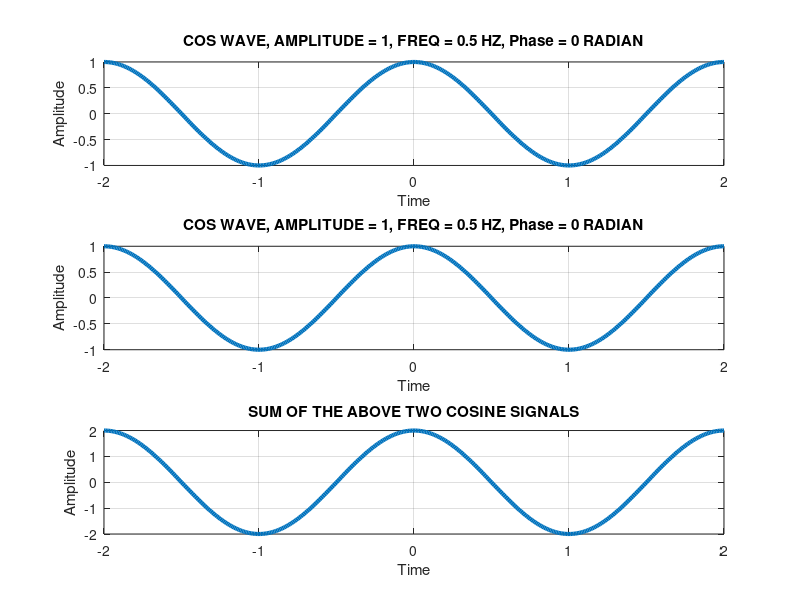

MATLAB code for this plot:
clc;
clear all;
close all;
t = -2:0.01:2;
x1 = cos(2*pi*0.5*t);
x2 = cos(2*pi*0.5*t);
x3 = x1 + x2;
subplot(3,1,1);
plot(t, x1, 'linewidth', 3);
grid;
ylabel('Amplitude');
xlabel('Time');
title('COS WAVE, AMPLITUDE = 1, FREQ = 0.5 HZ, Phase = 0 RADIAN');
subplot(3,1,2);
plot(t, x2, 'linewidth', 3);
grid;
ylabel('Amplitude');
xlabel('Time');
title('COS WAVE, AMPLITUDE = 1, FREQ = 0.5 HZ, Phase = 0 RADIAN');
subplot(3,1,3);
plot(t, x3, 'linewidth', 3);
grid;
ylabel('Amplitude');
xlabel('Time');
title('SUM OF THE ABOVE TWO COSINE SIGNALS');

